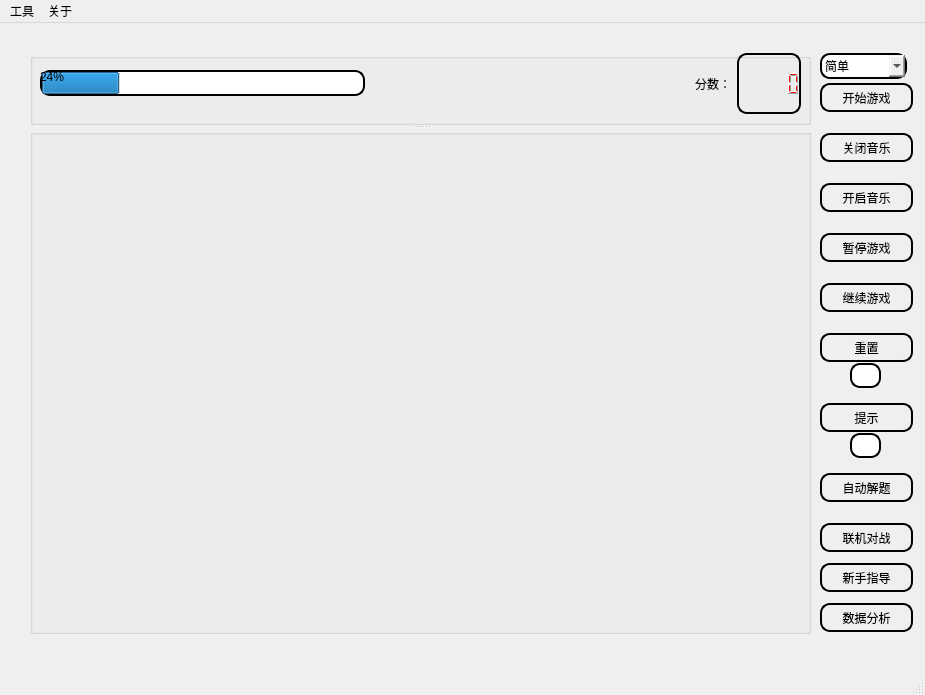
<?xml version="1.0" encoding="UTF-8"?>
<ui version="4.0">
 <class>MainWindow</class>
 <widget class="QMainWindow" name="MainWindow">
  <property name="geometry">
   <rect>
    <x>0</x>
    <y>0</y>
    <width>925</width>
    <height>695</height>
   </rect>
  </property>
  <property name="windowTitle">
   <string>MainWindow</string>
  </property>
  <property name="styleSheet">
   <string notr="true">#centralwidget
{
border-image: url(:/new/prefix1/resources/images/background.jpg);
}
</string>
  </property>
  <widget class="QWidget" name="centralwidget">
   <widget class="QSplitter" name="splitter">
    <property name="geometry">
     <rect>
      <x>30</x>
      <y>30</y>
      <width>781</width>
      <height>581</height>
     </rect>
    </property>
    <property name="sizePolicy">
     <sizepolicy hsizetype="Preferred" vsizetype="Expanding">
      <horstretch>0</horstretch>
      <verstretch>0</verstretch>
     </sizepolicy>
    </property>
    <property name="orientation">
     <enum>Qt::Vertical</enum>
    </property>
    <widget class="QGroupBox" name="display">
     <property name="sizePolicy">
      <sizepolicy hsizetype="Preferred" vsizetype="Preferred">
       <horstretch>0</horstretch>
       <verstretch>1</verstretch>
      </sizepolicy>
     </property>
     <property name="styleSheet">
      <string notr="true"/>
     </property>
     <property name="title">
      <string/>
     </property>
     <widget class="QWidget" name="horizontalLayoutWidget">
      <property name="geometry">
       <rect>
        <x>10</x>
        <y>0</y>
        <width>761</width>
        <height>61</height>
       </rect>
      </property>
      <layout class="QHBoxLayout" name="horizontalLayout">
       <item>
        <widget class="QProgressBar" name="progressBar">
         <property name="styleSheet">
          <string notr="true">font: 700 14pt &quot;Microsoft YaHei UI&quot;;
color: rgb(0, 0, 0);

border-radius:10px;
border:2px solid #000000;</string>
         </property>
         <property name="value">
          <number>24</number>
         </property>
        </widget>
       </item>
       <item>
        <spacer name="horizontalSpacer">
         <property name="orientation">
          <enum>Qt::Horizontal</enum>
         </property>
         <property name="sizeHint" stdset="0">
          <size>
           <width>88</width>
           <height>56</height>
          </size>
         </property>
        </spacer>
       </item>
       <item>
        <widget class="QLabel" name="label">
         <property name="styleSheet">
          <string notr="true">font: 700 14pt &quot;Microsoft YaHei UI&quot;;
</string>
         </property>
         <property name="text">
          <string>分数：</string>
         </property>
        </widget>
       </item>
       <item>
        <widget class="QLCDNumber" name="lcdNumber">
         <property name="styleSheet">
          <string notr="true">color: rgb(255, 0, 0);
font: 700 18pt &quot;Microsoft YaHei UI&quot;;
border-radius:10px;
border:2px solid #000000;
</string>
         </property>
        </widget>
       </item>
      </layout>
     </widget>
    </widget>
    <widget class="QGroupBox" name="game">
     <property name="sizePolicy">
      <sizepolicy hsizetype="Preferred" vsizetype="Preferred">
       <horstretch>0</horstretch>
       <verstretch>7</verstretch>
      </sizepolicy>
     </property>
     <property name="title">
      <string/>
     </property>
     <widget class="QWidget" name="verticalLayoutWidget">
      <property name="geometry">
       <rect>
        <x>0</x>
        <y>0</y>
        <width>781</width>
        <height>501</height>
       </rect>
      </property>
      <layout class="QVBoxLayout" name="verticalLayout">
       <item>
        <spacer name="verticalSpacer">
         <property name="orientation">
          <enum>Qt::Vertical</enum>
         </property>
         <property name="sizeHint" stdset="0">
          <size>
           <width>20</width>
           <height>40</height>
          </size>
         </property>
        </spacer>
       </item>
       <item>
        <layout class="QHBoxLayout" name="horizontalLayout_2">
         <item>
          <spacer name="horizontalSpacer_3">
           <property name="orientation">
            <enum>Qt::Horizontal</enum>
           </property>
           <property name="sizeHint" stdset="0">
            <size>
             <width>40</width>
             <height>20</height>
            </size>
           </property>
          </spacer>
         </item>
         <item>
          <layout class="QGridLayout" name="gridLayout"/>
         </item>
         <item>
          <spacer name="horizontalSpacer_2">
           <property name="orientation">
            <enum>Qt::Horizontal</enum>
           </property>
           <property name="sizeHint" stdset="0">
            <size>
             <width>40</width>
             <height>20</height>
            </size>
           </property>
          </spacer>
         </item>
        </layout>
       </item>
       <item>
        <spacer name="verticalSpacer_2">
         <property name="orientation">
          <enum>Qt::Vertical</enum>
         </property>
         <property name="sizeHint" stdset="0">
          <size>
           <width>20</width>
           <height>40</height>
          </size>
         </property>
        </spacer>
       </item>
      </layout>
     </widget>
    </widget>
   </widget>
   <widget class="QPushButton" name="closeBGM">
    <property name="geometry">
     <rect>
      <x>820</x>
      <y>110</y>
      <width>93</width>
      <height>29</height>
     </rect>
    </property>
    <property name="styleSheet">
     <string notr="true">QPushButton {
border-radius:10px;
border:2px solid #000000;
}

QPushButton:hover {
    background-color: #ecf5ff;
    color: #409eff;
}

</string>
    </property>
    <property name="text">
     <string>关闭音乐</string>
    </property>
   </widget>
   <widget class="QPushButton" name="openBGM">
    <property name="geometry">
     <rect>
      <x>820</x>
      <y>160</y>
      <width>93</width>
      <height>29</height>
     </rect>
    </property>
    <property name="styleSheet">
     <string notr="true">QPushButton {
border-radius:10px;
border:2px solid #000000;
}

QPushButton:hover {
    background-color: #ecf5ff;
    color: #409eff;
}
</string>
    </property>
    <property name="text">
     <string>开启音乐</string>
    </property>
   </widget>
   <widget class="QPushButton" name="stopGame">
    <property name="geometry">
     <rect>
      <x>820</x>
      <y>210</y>
      <width>93</width>
      <height>29</height>
     </rect>
    </property>
    <property name="styleSheet">
     <string notr="true">QPushButton {
border-radius:10px;
border:2px solid #000000;
}

QPushButton:hover {
    background-color: #ecf5ff;
    color: #409eff;
}</string>
    </property>
    <property name="text">
     <string>暂停游戏</string>
    </property>
   </widget>
   <widget class="QPushButton" name="continueGame">
    <property name="geometry">
     <rect>
      <x>820</x>
      <y>260</y>
      <width>93</width>
      <height>29</height>
     </rect>
    </property>
    <property name="styleSheet">
     <string notr="true">QPushButton {
border-radius:10px;
border:2px solid #000000;
}

QPushButton:hover {
    background-color: #ecf5ff;
    color: #409eff;
}</string>
    </property>
    <property name="text">
     <string>继续游戏</string>
    </property>
   </widget>
   <widget class="QPushButton" name="reset">
    <property name="geometry">
     <rect>
      <x>820</x>
      <y>310</y>
      <width>93</width>
      <height>29</height>
     </rect>
    </property>
    <property name="styleSheet">
     <string notr="true">QPushButton {
border-radius:10px;
border:2px solid #000000;
}

QPushButton:hover {
    background-color: #ecf5ff;
    color: #409eff;
}</string>
    </property>
    <property name="text">
     <string>重置</string>
    </property>
   </widget>
   <widget class="QLineEdit" name="resetChoice">
    <property name="geometry">
     <rect>
      <x>850</x>
      <y>340</y>
      <width>31</width>
      <height>25</height>
     </rect>
    </property>
    <property name="styleSheet">
     <string notr="true">QLineEdit {
border-radius:10px;
border:2px solid #000000;
}</string>
    </property>
   </widget>
   <widget class="QPushButton" name="hint">
    <property name="geometry">
     <rect>
      <x>820</x>
      <y>380</y>
      <width>93</width>
      <height>29</height>
     </rect>
    </property>
    <property name="styleSheet">
     <string notr="true">QPushButton {
border-radius:10px;
border:2px solid #000000;
}

QPushButton:hover {
    background-color: #ecf5ff;
    color: #409eff;
}</string>
    </property>
    <property name="text">
     <string>提示</string>
    </property>
   </widget>
   <widget class="QLineEdit" name="hintChoice">
    <property name="geometry">
     <rect>
      <x>850</x>
      <y>410</y>
      <width>31</width>
      <height>25</height>
     </rect>
    </property>
    <property name="styleSheet">
     <string notr="true">QLineEdit {
border-radius:10px;
border:2px solid #000000;
}</string>
    </property>
   </widget>
   <widget class="QPushButton" name="pushButton">
    <property name="geometry">
     <rect>
      <x>820</x>
      <y>60</y>
      <width>93</width>
      <height>29</height>
     </rect>
    </property>
    <property name="styleSheet">
     <string notr="true">QPushButton {
border-radius:10px;
border:2px solid #000000;
}

QPushButton:hover {
    background-color: #ecf5ff;
    color: #FF3030;
}</string>
    </property>
    <property name="text">
     <string>开始游戏</string>
    </property>
   </widget>
   <widget class="QComboBox" name="comboBox">
    <property name="geometry">
     <rect>
      <x>820</x>
      <y>30</y>
      <width>87</width>
      <height>26</height>
     </rect>
    </property>
    <property name="styleSheet">
     <string notr="true">QComboBox {
border-radius:10px;
border:2px solid #000000;
}</string>
    </property>
    <item>
     <property name="text">
      <string>简单</string>
     </property>
    </item>
    <item>
     <property name="text">
      <string>普通</string>
     </property>
    </item>
    <item>
     <property name="text">
      <string>困难</string>
     </property>
    </item>
   </widget>
   <widget class="QPushButton" name="autoSolve">
    <property name="geometry">
     <rect>
      <x>820</x>
      <y>450</y>
      <width>93</width>
      <height>29</height>
     </rect>
    </property>
    <property name="styleSheet">
     <string notr="true">QPushButton {
border-radius:10px;
border:2px solid #000000;
}

QPushButton:hover {
    background-color: #ecf5ff;
    color: #409eff;
}</string>
    </property>
    <property name="text">
     <string>自动解题</string>
    </property>
   </widget>
   <widget class="QPushButton" name="pushButton_2">
    <property name="geometry">
     <rect>
      <x>820</x>
      <y>500</y>
      <width>93</width>
      <height>29</height>
     </rect>
    </property>
    <property name="styleSheet">
     <string notr="true">QPushButton {
border-radius:10px;
border:2px solid #000000;
}

QPushButton:hover {
    background-color: #ecf5ff;
    color: #FF3030;
}</string>
    </property>
    <property name="text">
     <string>联机对战</string>
    </property>
   </widget>
   <widget class="QPushButton" name="pushButton_3">
    <property name="geometry">
     <rect>
      <x>820</x>
      <y>540</y>
      <width>93</width>
      <height>29</height>
     </rect>
    </property>
    <property name="styleSheet">
     <string notr="true">QPushButton {
border-radius:10px;
border:2px solid #000000;
}

QPushButton:hover {
    background-color: #ecf5ff;
    color: #FF3030;
}</string>
    </property>
    <property name="text">
     <string>新手指导</string>
    </property>
   </widget>
   <widget class="QPushButton" name="pushButton_4">
    <property name="geometry">
     <rect>
      <x>820</x>
      <y>580</y>
      <width>93</width>
      <height>29</height>
     </rect>
    </property>
    <property name="styleSheet">
     <string notr="true">QPushButton {
border-radius:10px;
border:2px solid #000000;
}

QPushButton:hover {
    background-color: #ecf5ff;
    color: #FF3030;
}</string>
    </property>
    <property name="text">
     <string>数据分析</string>
    </property>
   </widget>
  </widget>
  <widget class="QMenuBar" name="menubar">
   <property name="geometry">
    <rect>
     <x>0</x>
     <y>0</y>
     <width>925</width>
     <height>26</height>
    </rect>
   </property>
   <widget class="QMenu" name="menu">
    <property name="title">
     <string>工具</string>
    </property>
    <addaction name="actionlog"/>
    <addaction name="action"/>
    <addaction name="action_2"/>
   </widget>
   <widget class="QMenu" name="menu_2">
    <property name="title">
     <string>关于</string>
    </property>
    <addaction name="action_3"/>
    <addaction name="action_4"/>
   </widget>
   <addaction name="menu"/>
   <addaction name="menu_2"/>
  </widget>
  <widget class="QStatusBar" name="statusbar"/>
  <action name="actionlog">
   <property name="text">
    <string>登录</string>
   </property>
  </action>
  <action name="action">
   <property name="text">
    <string>记录查询</string>
   </property>
  </action>
  <action name="action_2">
   <property name="text">
    <string>当前状态</string>
   </property>
  </action>
  <action name="action_3">
   <property name="text">
    <string>版本</string>
   </property>
  </action>
  <action name="action_4">
   <property name="text">
    <string>信息</string>
   </property>
  </action>
 </widget>
 <resources/>
 <connections/>
</ui>
